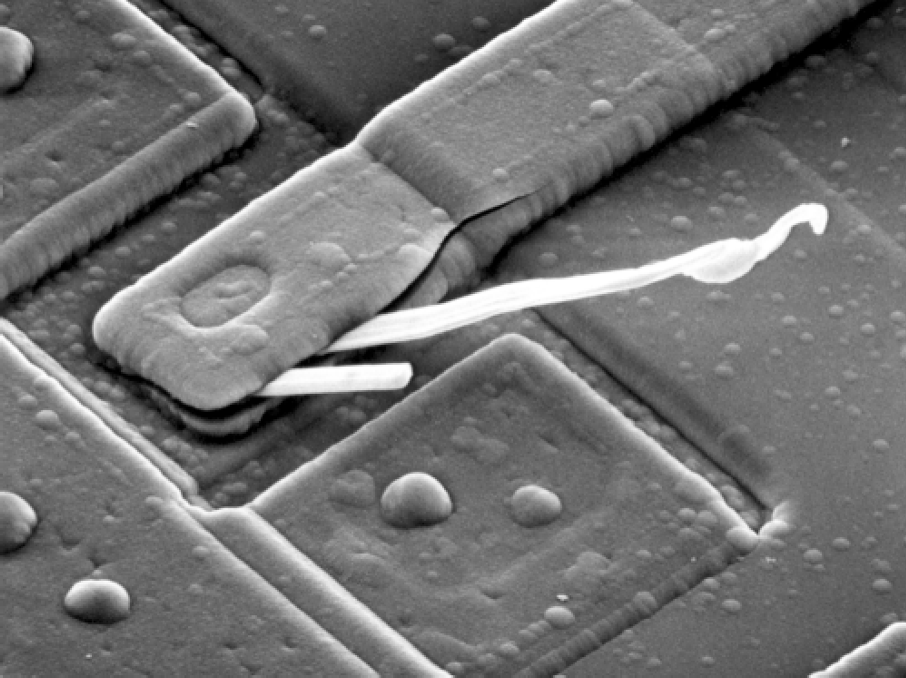
#> input picture sample/data/DIP3E_Original_Images_CH04/Fig0429(a)(blown_ic).tif, 906 x 678 px, found by its file name
$ python test.py
#> lines starting #> are read from the running program, lines starting #| are printed output that depends on the picture
import numpy as np
import matplotlib.pyplot as plt
from matplotlib import image

# ---------- 1. 读入图像并转灰度 ----------
img = image.imread("/Users/refantasy/Code/DIPL/sample/data/DIP3E_Original_Images_CH04/Fig0429(a)(blown_ic).tif")          # 换成你的图片路径
#> img is the input picture: shape (678, 906); min 0, max 255, mean 112.6
if img.ndim == 3:
    img = img[..., :3].mean(axis=2)     # RGB -> 灰度
img = img.astype(np.float64)            # 统一转 float，便于运算

# ---------- 2. 二维 FFT ----------
F = np.fft.fft2(img)                    # 复数频谱，零频在左上角
Fshift = np.fft.fftshift(F)             # 零频移到中心，便于观察

# 幅度谱（对数变换，否则动态范围太大看不清）
mag = np.abs(Fshift)
mag_log = 20 * np.log10(mag + 1)
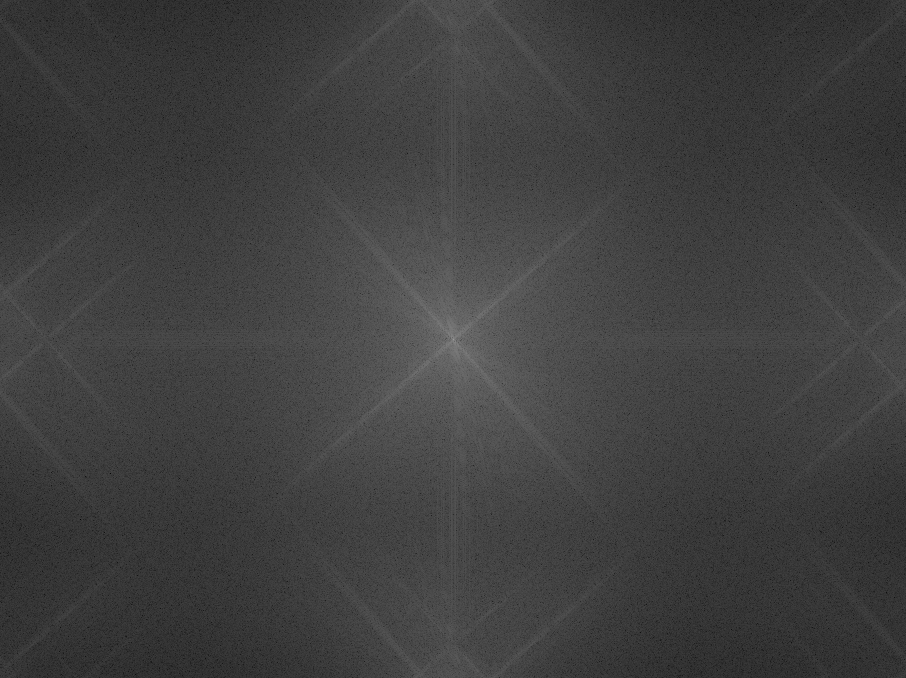
#> mag_log: shape (678, 906) float64; min 0.423, max 156.8, mean 63.8

# 相位谱
phase = np.angle(Fshift)
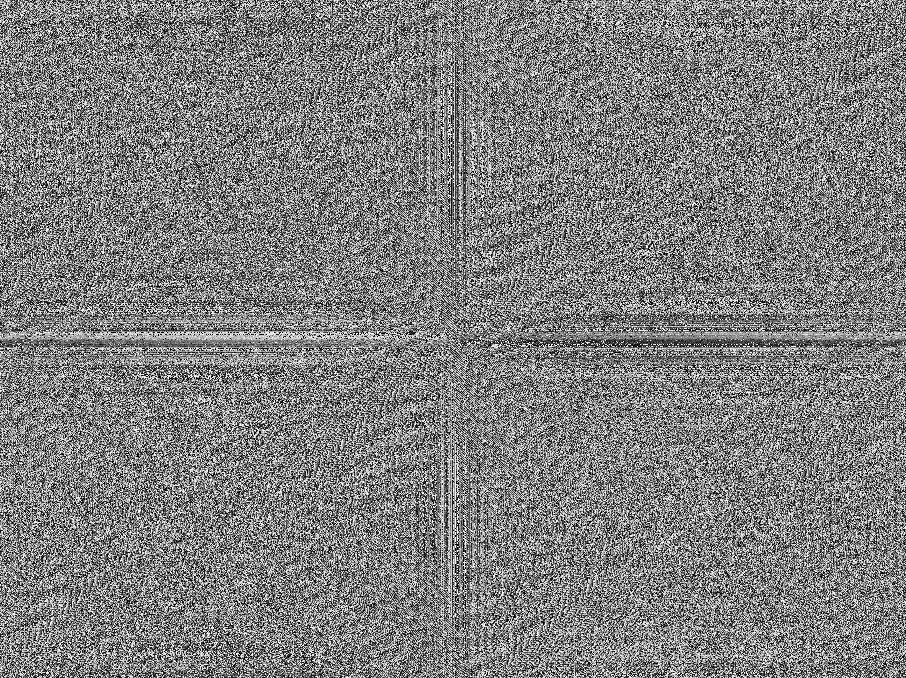
#> phase: shape (678, 906) float64; min -3.14, max 3.14, mean 5.11e-06; drawn with min black and max white

# ---------- 3. 可视化 ----------
plt.figure(figsize=(12, 8))

plt.subplot(2, 2, 1)
plt.imshow(img, cmap='gray')
plt.title("Original Image")
plt.axis('off')

plt.subplot(2, 2, 2)
plt.imshow(mag_log, cmap='gray')
plt.title("Magnitude Spectrum (log, centered)")
plt.axis('off')

plt.subplot(2, 2, 3)
plt.imshow(phase, cmap='hsv')
plt.title("Phase Spectrum")
plt.axis('off')

# 未 fftshift 的原始幅度谱（零频在四角）
plt.subplot(2, 2, 4)
plt.imshow(20 * np.log10(np.abs(F) + 1), cmap='gray')
plt.title("Magnitude Spectrum (no shift)")
plt.axis('off')

plt.tight_layout()
plt.show()
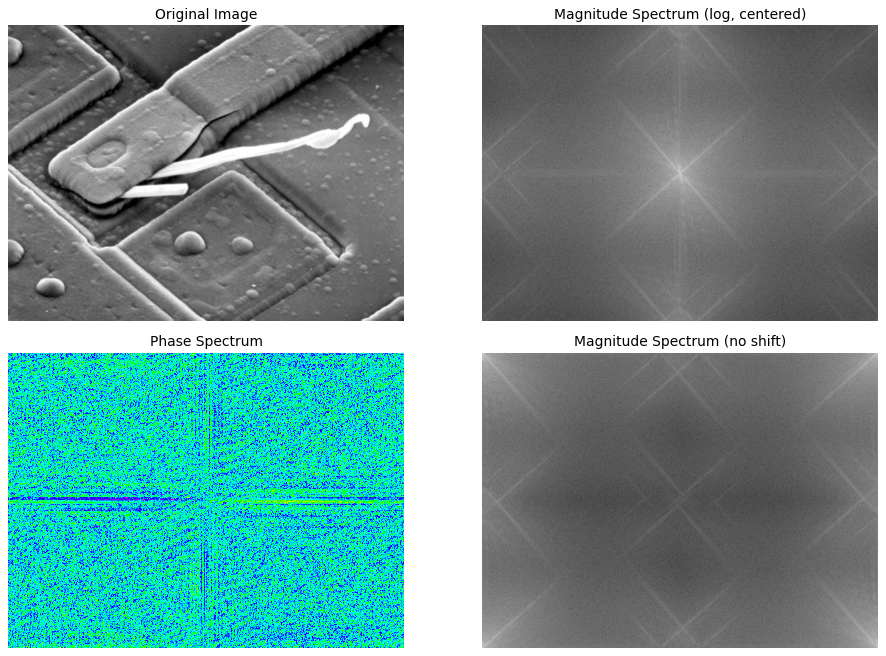
#> figure drawn by matplotlib, 4 panels
